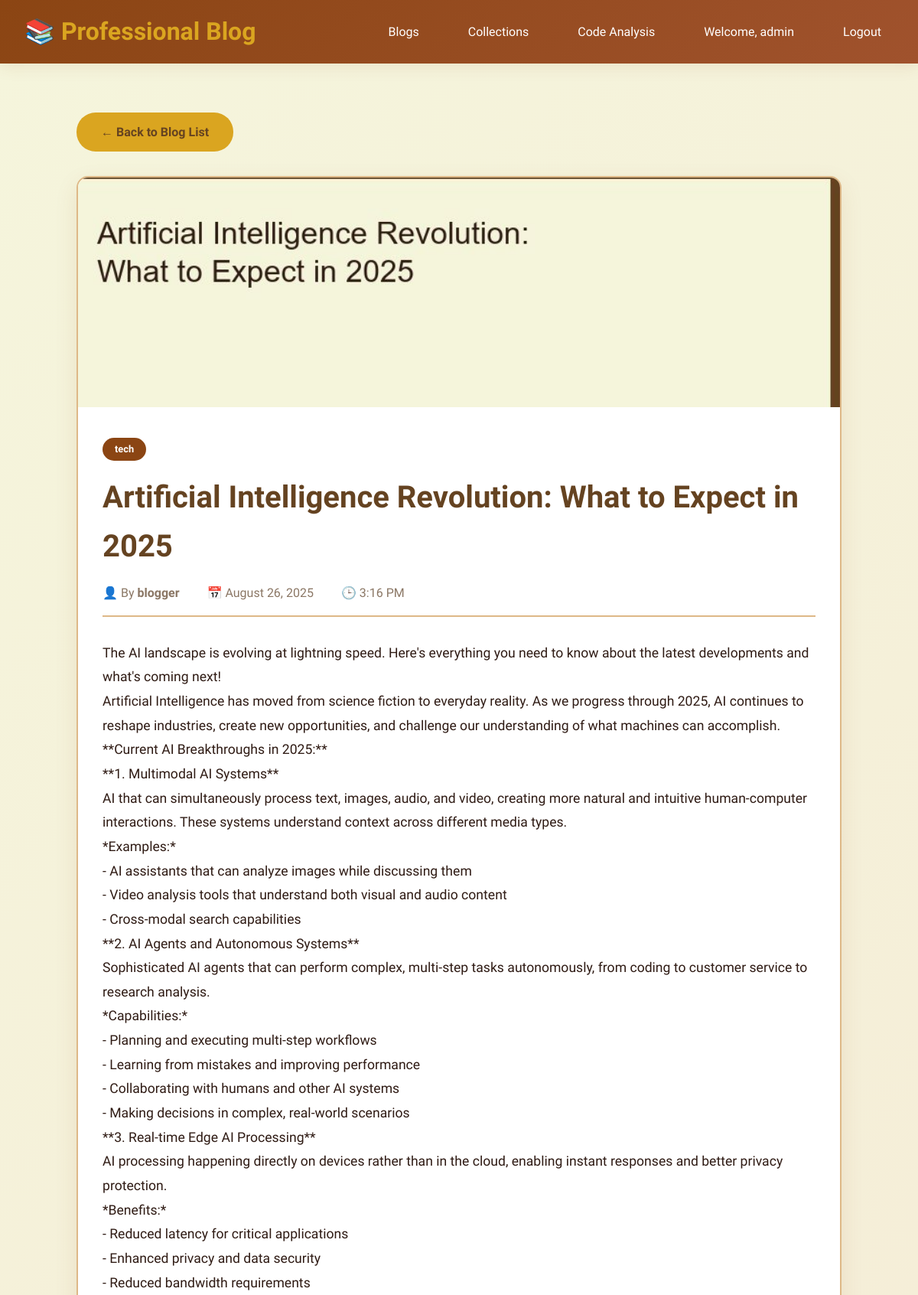
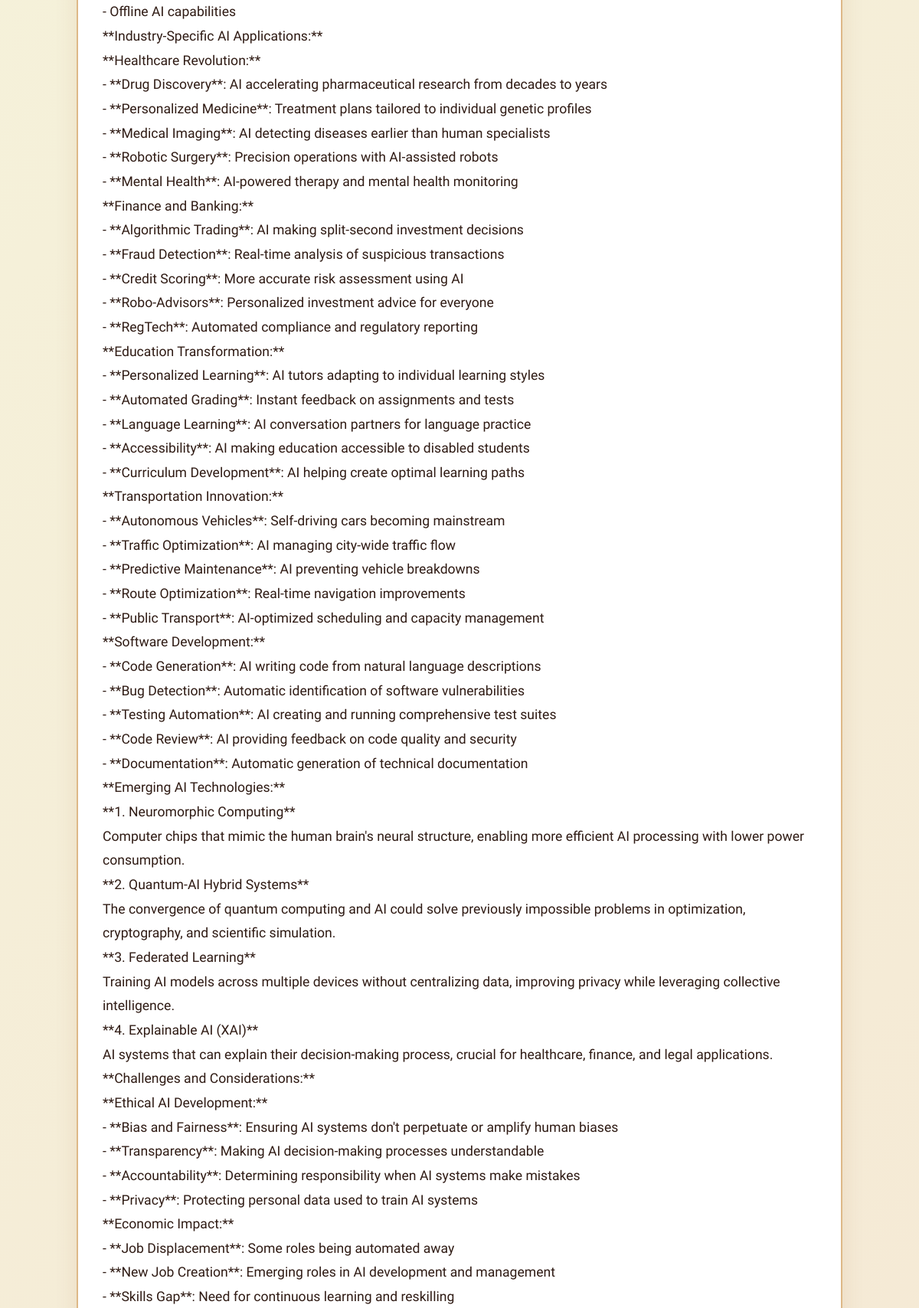
The page /blog/3/ (signed in, upper part) on the database its author committed (2 pictures, top to bottom).
### blogapp/models.py (models this page shows, shortened)
class Blog(models.Model):
    CATEGORY_CHOICES = [
        ('Technology', 'Technology'),
        ('Programming', 'Programming'),
        ('Tutorial', 'Tutorial'),
        ('Review', 'Review'),
        ('News', 'News'),
        ('Other', 'Other'),
    ]
    title = models.CharField(max_length=200)
    content = models.TextField()
    author = models.ForeignKey(User, on_delete=models.CASCADE)
    category = models.CharField(max_length=50, choices=CATEGORY_CHOICES, default='Other')
    created_at = models.DateTimeField(auto_now_add=True)
    updated_at = models.DateTimeField(auto_now=True)
    image = models.ImageField(upload_to='blog_images/', blank=True, null=True)

### blogapp/views.py (the view)
# urls.py: path('blog/<int:blog_id>/', views.blog_detail, name='blog_detail'),  # Blog detail page
def blog_detail(request, blog_id):
    if not request.user.is_authenticated:
        messages.error(request, "You need to log in to view blog details.")
        return redirect('login')
    try:
        blog = Blog.objects.get(id=blog_id)
    except Blog.DoesNotExist:
        messages.error(request, "The blog you are looking for does not exist.")
        return redirect('collections')
    return render(request, 'blog/blog_detail.html', {'blog': blog})

### blogapp/templates/blog/blog_detail.html (shortened to what this page needs)
{% extends 'base.html' %}
{% load static %}
{% block content %}
<div style="max-width: 1000px; margin: 2rem auto;">
    <div style="margin-bottom: 2rem;">
        <a href="{% url 'blog_list' %}" class="btn btn-secondary">
            ← Back to Blog List
        </a>
    </div>
    <article style="background: white; border-radius: 15px; overflow: hidden; box-shadow: 0 10px 30px var(--shadow); border: 2px solid var(--light-brown);">
        {% if blog.image %}
            <img src="{{ blog.image.url }}" alt="{{ blog.title }}" style="width: 100%; height: 300px; object-fit: cover;">
        {% else %}
            <div style="width: 100%; height: 300px; background: linear-gradient(135deg, var(--light-brown), var(--cream)); display: flex; align-items: center; justify-content: center; color: var(--dark-brown); font-size: 2rem;">
                📝 {{ blog.category }}
            </div>
        {% endif %}
        <div style="padding: 2rem;">
            <span class="blog-category" style="margin-bottom: 1rem; display: inline-block;">
                {{ blog.category }}
            </span>
            <h1 style="color: var(--dark-brown); margin-bottom: 1rem; font-size: 2.5rem;">
                {{ blog.title }}
            </h1>
            <div style="color: var(--text-light); margin-bottom: 2rem; padding-bottom: 1rem; border-bottom: 2px solid var(--light-brown);">
                <span style="margin-right: 2rem;">
                    👤 By <strong>{{ blog.author.username }}</strong>
                </span>
                <span style="margin-right: 2rem;">
                    📅 {{ blog.created_at|date:"F d, Y" }}
                </span>
                <span>
                    🕒 {{ blog.created_at|date:"g:i A" }}
                </span>
            </div>
            <div style="color: var(--text-dark); line-height: 1.8; font-size: 1.1rem;">
                {{ blog.content|linebreaks }}
            </div>
        </div>
    </article>
</div>
{% endblock %}

### templates/base.html (shortened to what this page needs)
{% load static %}
<!DOCTYPE html>
<html lang="en">
<head>
    <link rel="stylesheet" href="{% static 'css/style.css' %}">
</head>
<body>
    <header class="header">
        <nav class="navbar">
            {% if user.is_authenticated %}
                <a href="{% url 'blog_list' %}" class="logo">📚 Professional Blog</a>
            {% else %}
                <a href="{% url 'home' %}" class="logo">📚 Professional Blog</a>
            {% endif %}
            <ul class="nav-links">
                {% if user.is_authenticated %}
                    <li><a href="{% url 'blog_list' %}">Blogs</a></li>
                    <li><a href="{% url 'collections' %}">Collections</a></li>
                    <li><a href="{% url 'code_analysis' %}">Code Analysis</a></li>
                    <li><a href="#">Welcome, {{ user.username }}</a></li>
                    <li><a href="{% url 'logout' %}">Logout</a></li>
                {% else %}
                    <li><a href="{% url 'home' %}">Home</a></li>
                    <li><a href="{% url 'login' %}">Login</a></li>
                    <li><a href="{% url 'register' %}">Register</a></li>
                {% endif %}
            </ul>
        </nav>
    </header>
    <main class="container">
        {% block content %}
        {% endblock %}
    </main>
</body>
</html>

### static/css/style.css (style rules this page uses)
:root { --primary-brown: #8B4513; --secondary-brown: #A0522D; --light-brown: #DEB887; --dark-brown: #654321; --cream: #F5F5DC; --beige: #F5E6D3; --accent-gold: #DAA520; --text-dark: #2F1B14; --text-light: #8B7765; --shadow: rgba(139, 69, 19, 0.1); }
* { margin: 0; padding: 0; box-sizing: border-box; }
body { font-family: 'Georgia', 'Times New Roman', serif; background: linear-gradient(135deg, var(--cream) 0%, var(--beige) 100%); color: var(--text-dark); line-height: 1.6; min-height: 100vh; }
.header { background: linear-gradient(135deg, var(--primary-brown) 0%, var(--secondary-brown) 100%); color: white; padding: 1rem 0; box-shadow: 0 4px 20px var(--shadow); position: sticky; top: 0; z-index: 100; }
.navbar { display: flex; justify-content: space-between; align-items: center; max-width: 1200px; margin: 0 auto; padding: 0 2rem; }
.logo { font-size: 2rem; font-weight: bold; color: var(--accent-gold); text-decoration: none; }
.nav-links { display: flex; list-style: none; gap: 2rem; }
.nav-links a { color: white; text-decoration: none; padding: 0.5rem 1rem; border-radius: 25px; transition: all 0.3s ease; }
.container { max-width: 1200px; margin: 0 auto; padding: 2rem; }
.blog-category { display: inline-block; padding: 0.3rem 1rem; background: var(--primary-brown); color: white; border-radius: 20px; font-size: 0.8rem; margin-bottom: 1rem; font-weight: 600; }
.btn { padding: 0.8rem 2rem; border: none; border-radius: 25px; font-size: 1rem; font-weight: 600; cursor: pointer; transition: all 0.3s ease; text-decoration: none; display: inline-block; }
.btn-secondary { background: var(--accent-gold); color: var(--dark-brown); }

### rows shown on the page
Blog: image (picture), category "tech", title "Artificial Intelligence Revolution: What to Expect in 2025", author.username "blogger", created_at "August 26, 2025", created_at "3:16 PM", content "The AI landscape is evolving at lightning speed. Here's everything you need to know about the latest developments and what's coming next! Artificial Intelligence has moved from science fiction to everyday reality. As we progress through 2025, AI continues to reshape industries, create new opportunities, and challenge our understanding of what machines can accomplish. **Current AI Breakthroughs in 2025:** **1. Multimodal AI Systems** AI that can simultaneously process text, images, audio, and video, creating more natural and intuitive human-computer interactions. These systems understand context across different media types. *Examples:* - AI assistants that can analyze images while…"

### other values the page prints
{{ user.username }} "admin"
